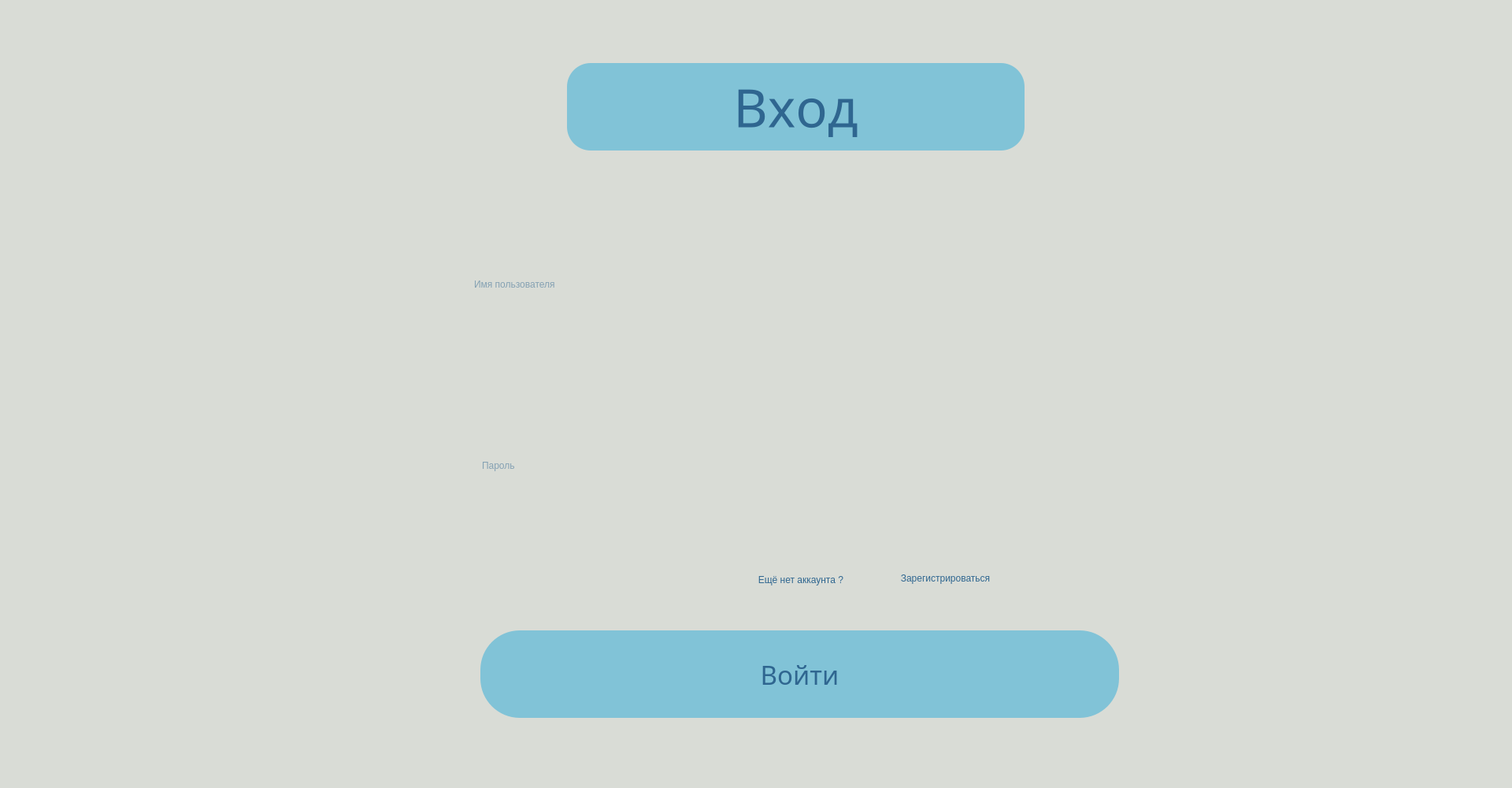
<?xml version="1.0" encoding="UTF-8"?>
<ui version="4.0">
 <class>Form</class>
 <widget class="QWidget" name="Form">
  <property name="geometry">
   <rect>
    <x>0</x>
    <y>0</y>
    <width>1920</width>
    <height>1000</height>
   </rect>
  </property>
  <property name="focusPolicy">
   <enum>Qt::WheelFocus</enum>
  </property>
  <property name="windowTitle">
   <string>Pyminigames</string>
  </property>
  <property name="styleSheet">
   <string notr="true">background-color:rgb(217, 220, 214)</string>
  </property>
  <widget class="QLabel" name="label">
   <property name="geometry">
    <rect>
     <x>720</x>
     <y>80</y>
     <width>581</width>
     <height>111</height>
    </rect>
   </property>
   <property name="font">
    <font>
     <family>Century Gothic</family>
     <pointsize>50</pointsize>
     <weight>50</weight>
     <bold>false</bold>
     <kerning>false</kerning>
    </font>
   </property>
   <property name="styleSheet">
    <string notr="true">background-color:rgb(129, 195, 215);
color: rgb(47, 102, 144);
border-radius:30px
</string>
   </property>
   <property name="frameShape">
    <enum>QFrame::NoFrame</enum>
   </property>
   <property name="frameShadow">
    <enum>QFrame::Plain</enum>
   </property>
   <property name="lineWidth">
    <number>7</number>
   </property>
   <property name="midLineWidth">
    <number>6</number>
   </property>
   <property name="text">
    <string>Вход</string>
   </property>
   <property name="textFormat">
    <enum>Qt::AutoText</enum>
   </property>
   <property name="alignment">
    <set>Qt::AlignCenter</set>
   </property>
  </widget>
  <widget class="QPushButton" name="pushButton">
   <property name="geometry">
    <rect>
     <x>610</x>
     <y>800</y>
     <width>811</width>
     <height>111</height>
    </rect>
   </property>
   <property name="font">
    <font>
     <family>Century Gothic</family>
     <pointsize>25</pointsize>
    </font>
   </property>
   <property name="styleSheet">
    <string notr="true">QPushButton
{background-color:rgb(129, 195, 215);
color: rgb(47, 102, 144);
border-radius: 50px }
QPushButton:hover
{background-color:rgb(47, 102, 144);
color: rgb(129, 195, 215);
border-radius: 50px }</string>
   </property>
   <property name="text">
    <string>Войти</string>
   </property>
  </widget>
  <widget class="QLineEdit" name="lineEdit">
   <property name="geometry">
    <rect>
     <x>600</x>
     <y>320</y>
     <width>461</width>
     <height>81</height>
    </rect>
   </property>
   <property name="styleSheet">
    <string notr="true">background-color:rgb(217, 220, 214);
font: 26pt &quot;Century Gothic&quot;;
color: rgb(47, 102, 144);
border: None</string>
   </property>
   <property name="text">
    <string/>
   </property>
   <property name="placeholderText">
    <string>Имя пользователя</string>
   </property>
  </widget>
  <widget class="QLineEdit" name="lineEdit_2">
   <property name="geometry">
    <rect>
     <x>610</x>
     <y>550</y>
     <width>451</width>
     <height>81</height>
    </rect>
   </property>
   <property name="styleSheet">
    <string notr="true">background-color:rgb(217, 220, 214);

font: 26pt &quot;Century Gothic&quot;;
color: rgb(47, 102, 144);
border: None</string>
   </property>
   <property name="text">
    <string/>
   </property>
   <property name="echoMode">
    <enum>QLineEdit::Password</enum>
   </property>
   <property name="placeholderText">
    <string>Пароль</string>
   </property>
  </widget>
  <widget class="QPushButton" name="pushButton_2">
   <property name="geometry">
    <rect>
     <x>1080</x>
     <y>720</y>
     <width>241</width>
     <height>28</height>
    </rect>
   </property>
   <property name="styleSheet">
    <string notr="true">QPushButton
{font: 12pt &quot;Century Gothic&quot;;
background-color: rgb(217, 220, 214);
color: rgb(47, 102, 144);
border: None}
QPushButton:hover

{font: 10pt &quot;Century Gothic&quot;;
background-color: rgb(217, 220, 214);
color:rgb(129, 195, 215) ;
border: None }</string>
   </property>
   <property name="text">
    <string>Зарегистрироваться</string>
   </property>
  </widget>
  <widget class="QLabel" name="label_2">
   <property name="geometry">
    <rect>
     <x>640</x>
     <y>720</y>
     <width>431</width>
     <height>31</height>
    </rect>
   </property>
   <property name="layoutDirection">
    <enum>Qt::LeftToRight</enum>
   </property>
   <property name="styleSheet">
    <string notr="true">font: 12pt &quot;Century Gothic&quot;;
background-color: rgb(217, 220, 214);
color: rgb(47, 102, 144);</string>
   </property>
   <property name="text">
    <string>Ещё нет аккаунта ?</string>
   </property>
   <property name="alignment">
    <set>Qt::AlignRight|Qt::AlignTrailing|Qt::AlignVCenter</set>
   </property>
  </widget>
 </widget>
 <resources/>
 <connections/>
</ui>
